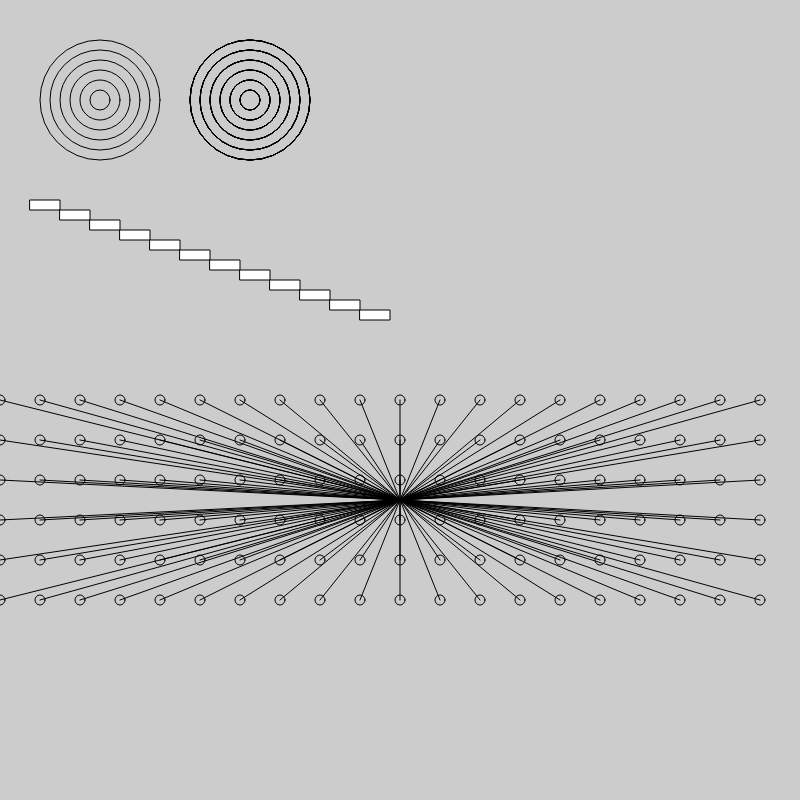
Frame 1 (no input)
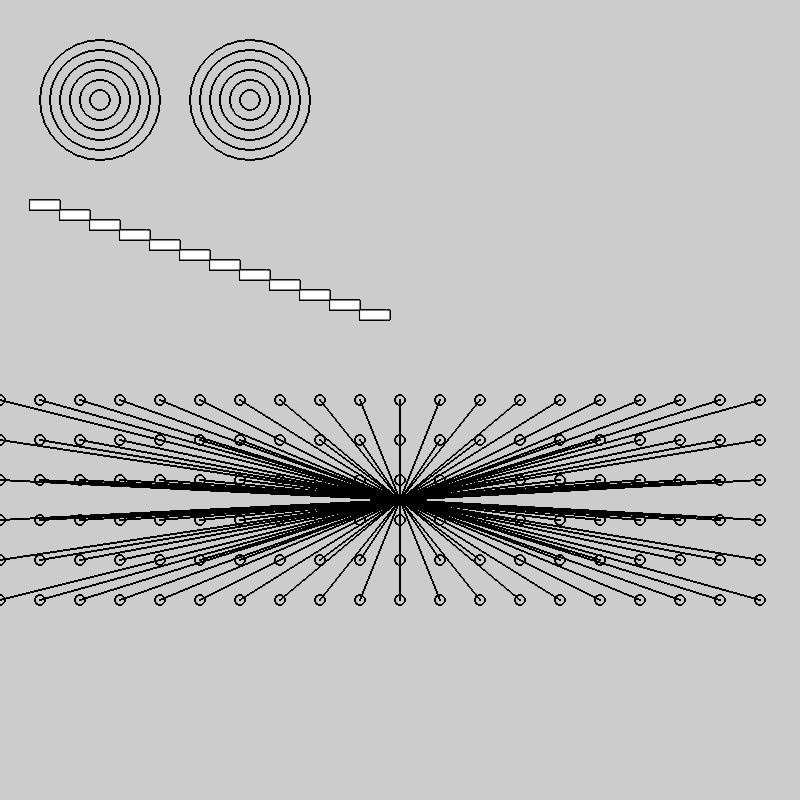
Frame 60 (no input)
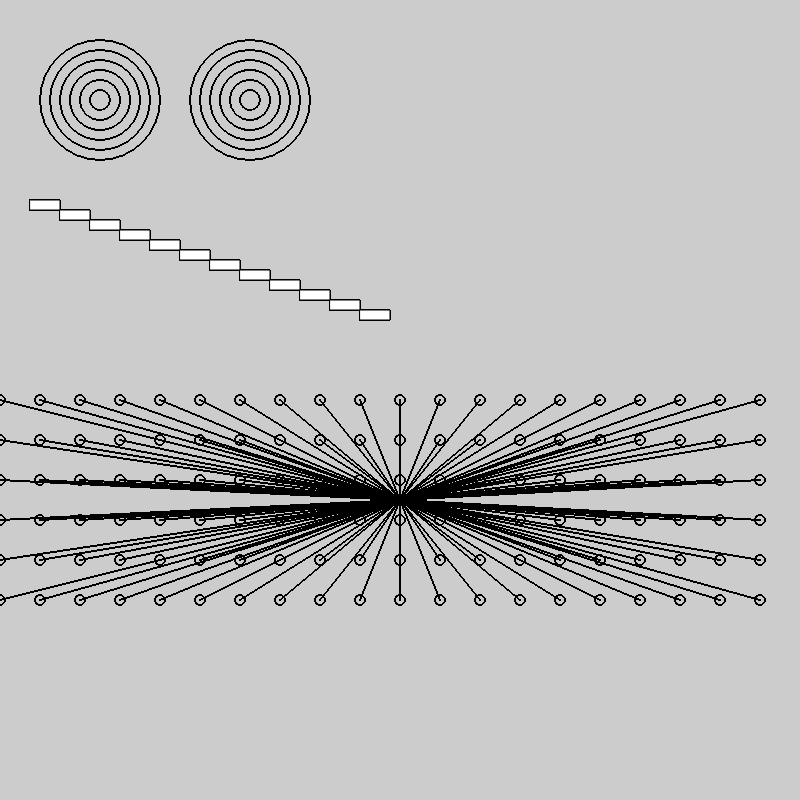
Frame 120 (the mouse pressed at the canvas centre since frame 60)

The p5.js sketch that drew these frames (run headless with seeded random() and noise() and a simulated clock; from frame 60 on, the mouse is pressed at the canvas centre):

// p5.js sketch
// ── sketch.js
var circX = 100;
var circY = 100;
var circD = 20;
var rectX = 30;
var rectY = 200;
var rectW = 30;
var rectH = 10;
var linesX1 = 400;
var linesY1 = 500;
var linesX2 = 0;
var linesY2 = 400;
function setup() {
  createCanvas(800, 800);
  background(204);
  noFill();
}

function draw() {
  for(var i = 1; i<7; i++) {
    ellipse(circX, circY, circD * i, circD * i);
    for(var j =1; j<7; j++) {
      ellipse(circX + 150, circY, circD * j, circD * j);
    }
  }
  fill(255);
  for(var n = 0; n<111; n+=10) {
    rect(rectX + (3*n), rectY + n, rectW, rectH);
  }
  noFill();
  for(var l = 0; l<800; l+=40) {
    for(var p = 0; p<240; p+=40) {
        line(linesX1, linesY1, linesX2 + l, linesY2 + p);
        ellipse(linesX2 + l, linesY2 + p, 10, 10);
    }
  }
}
